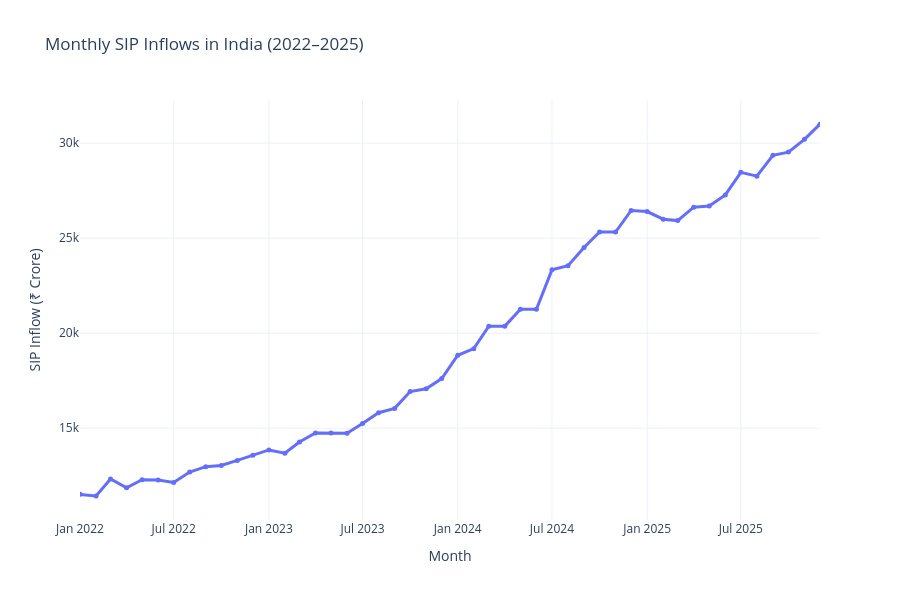

Notebook code cell kept with this figure:
### Code cell
# Improve SIP chart layout

fig_sip.update_layout(
    template="plotly_white",
    hovermode="x unified",
    height=600,
    xaxis=dict(
        range=[sip_df["month"].min(), sip_df["month"].max()],
        title="Month"
    ),
    yaxis=dict(
        title="SIP Inflow (₹ Crore)"
    )
)

fig_sip.show()
